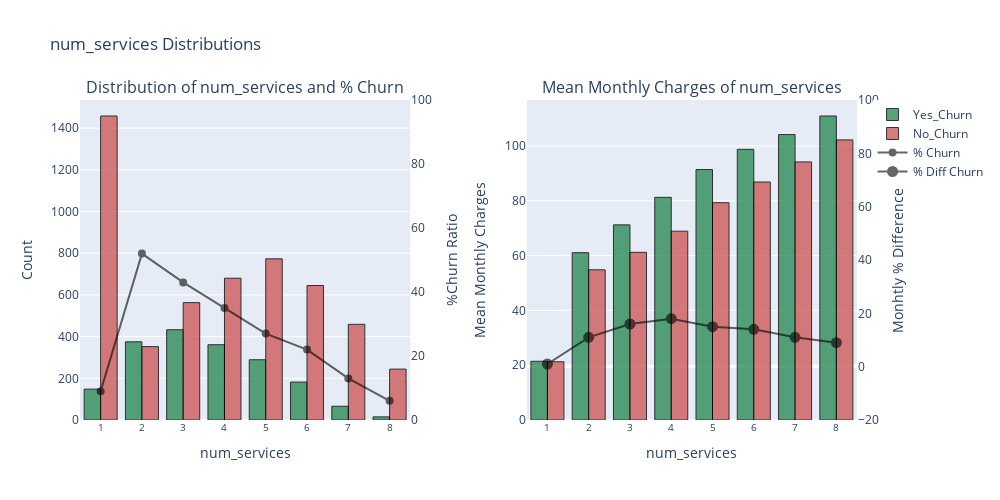

Source (notebook cell):
### Code cell
binary_ploting_distributions(df_train, 'num_services')

### Figure 1 — Plotly figure (JSON) as saved in the notebook; plotly's stock layout.template omitted (floating-point values rounded to 4 significant figures)
{"data": [{"marker": {"color": "seagreen", "line": {"color": "#000000", "width": 1}}, "name": "Yes_Churn", "opacity": 0.8, "x": [1, 2, 3, 4, 5, 6, 7, 8], "xaxis": "x", "y": [148, 375, 433, 361, 289, 182, 66, 15], "yaxis": "y", "type": "bar"}, {"marker": {"color": "indianred", "line": {"color": "#000000", "width": 1}}, "name": "No_Churn", "opacity": 0.8, "x": [1, 2, 3, 4, 5, 6, 7, 8], "xaxis": "x", "y": [1458, 352, 563, 680, 773, 645, 459, 244], "yaxis": "y", "type": "bar"}, {"marker": {"color": "black", "line": {"color": "#000000", "width": 2}}, "name": "% Churn", "opacity": 0.6, "x": [1, 2, 3, 4, 5, 6, 7, 8], "xaxis": "x", "y": [9, 52, 43, 35, 27, 22, 13, 6], "yaxis": "y3", "type": "scatter"}, {"marker": {"color": "seagreen", "line": {"color": "#000000", "width": 1}}, "name": "Mean Charge Churn", "opacity": 0.8, "showlegend": false, "x": [1, 2, 3, 4, 5, 6, 7, 8], "xaxis": "x2", "y": [21.42, 61.05, 71.19, 81.23, 91.39, 98.75, 104.1, 110.9], "yaxis": "y2", "type": "bar"}, {"marker": {"color": "indianred", "line": {"color": "#000000", "width": 1}}, "name": "Mean Charge NoChurn", "opacity": 0.8, "showlegend": false, "x": [1, 2, 3, 4, 5, 6, 7, 8], "xaxis": "x2", "y": [21.25, 54.79, 61.17, 68.88, 79.27, 86.82, 94.15, 102.2], "yaxis": "y2", "type": "bar"}, {"marker": {"color": "black", "line": {"color": "#000000", "width": 5}}, "name": "% Diff Churn", "opacity": 0.6, "x": [1, 2, 3, 4, 5, 6, 7, 8], "xaxis": "x2", "y": [1, 11, 16, 18, 15, 14.0, 11, 9], "yaxis": "y4", "type": "scatter"}], "layout": {"annotations": [{"font": {"size": 16}, "showarrow": false, "text": "Distribution of num_services and % Churn", "x": 0.2125, "xanchor": "center", "xref": "paper", "y": 1, "yanchor": "bottom", "yref": "paper"}, {"font": {"size": 16}, "showarrow": false, "text": "Mean Monthly Charges of num_services", "x": 0.7875, "xanchor": "center", "xref": "paper", "y": 1, "yanchor": "bottom", "yref": "paper"}], "height": 500, "title": {"text": "num_services Distributions"}, "width": 1000, "xaxis": {"anchor": "y", "autorange": true, "domain": [0, 0.425], "tickfont": {"size": 10}, "title": {"text": "num_services"}, "type": "category"}, "yaxis": {"anchor": "x", "domain": [0, 1], "title": {"text": "Count"}}, "xaxis2": {"anchor": "y2", "autorange": true, "domain": [0.575, 1], "tickfont": {"size": 10}, "title": {"text": "num_services"}, "type": "category"}, "yaxis2": {"anchor": "x2", "domain": [0, 1], "title": {"text": "Mean Monthly Charges"}}, "yaxis3": {"anchor": "x", "overlaying": "y", "range": [0, 100], "showgrid": false, "side": "right", "title": {"text": "%Churn Ratio"}}, "yaxis4": {"anchor": "x2", "overlaying": "y2", "range": [-20, 100], "showgrid": false, "side": "right", "title": {"text": "Monhtly % Difference"}}}}
